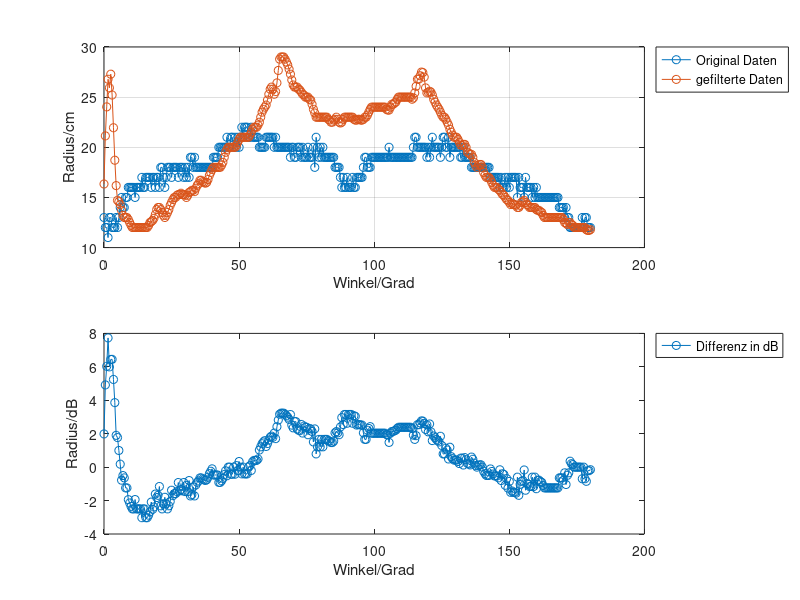

MATLAB code for this plot: (Note: this script raises an error after producing the figure.)
%Beschreibung: Funktionstest in der Dokumentation (6.1.1)
format long

afterCommaBits = 15;
tVal = (0:0.5:180);
fileID = fopen('lidarValues_raw.txt','r');
formatSpec = '%lf';
raw = (fscanf(fileID,formatSpec)).';
raw = raw/2^afterCommaBits;
fclose(fileID);

fileID = fopen('lidarValues_filtered.txt','r');
formatSpec = '%lf';
filter = (fscanf(fileID,formatSpec)).';
filter = filter/2^afterCommaBits;
fclose(fileID);

figureNo = 1;
figure('Name','Abstand-Winkel-Diagramm');
ax(1) = subplot(2,1,1);
plot(tVal,raw,'-o',tVal,filter,'-o');
legend('Original Daten','gefilterte Daten','Location','northeastoutside');
grid on
xlabel('Winkel/Grad');
ylabel('Radius/cm');

ax(2) = subplot(2,1,2);
plot(tVal,20.*log10(filter./raw),'-o');
legend('Differenz in dB','Location','northeastoutside');
xlabel('Winkel/Grad');
ylabel('Radius/dB');
figureNo = figureNo + 1;

figure('Name',': Objekte vor und nach dem Filtern');
angleVal = deg2rad(tVal);
polarplot(angleVal,raw,'-o',angleVal,filter,'-o');
legend('Original Daten','gefilterte Daten','Location','northeastoutside');
thetalim([0,180]);
